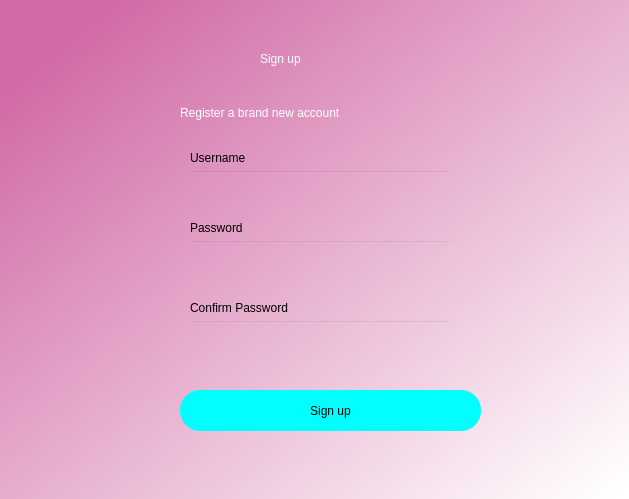
<?xml version="1.0" encoding="UTF-8"?>
<ui version="4.0">
 <class>Dialog</class>
 <widget class="QDialog" name="Dialog">
  <property name="geometry">
   <rect>
    <x>0</x>
    <y>0</y>
    <width>629</width>
    <height>499</height>
   </rect>
  </property>
  <property name="windowTitle">
   <string>Dialog</string>
  </property>
  <widget class="QWidget" name="bgwidget" native="true">
   <property name="geometry">
    <rect>
     <x>0</x>
     <y>0</y>
     <width>631</width>
     <height>501</height>
    </rect>
   </property>
   <property name="styleSheet">
    <string notr="true">QWidget#bgwidget{
background:qlineargradient(spread:pad, x1:0.091, y1:0.102, x2:0.991, y2:0.977, stop:0 rgba(209, 107, 165, 255), stop:1 rgba(255, 255, 255, 255));}</string>
   </property>
   <widget class="QLabel" name="label">
    <property name="geometry">
     <rect>
      <x>260</x>
      <y>30</y>
      <width>192</width>
      <height>58</height>
     </rect>
    </property>
    <property name="styleSheet">
     <string notr="true">font: 36pt &quot;MS Shell Dlg 2&quot;;color:rgb(255, 255, 255)</string>
    </property>
    <property name="text">
     <string>Sign up</string>
    </property>
   </widget>
   <widget class="QLabel" name="label_2">
    <property name="geometry">
     <rect>
      <x>180</x>
      <y>100</y>
      <width>300</width>
      <height>25</height>
     </rect>
    </property>
    <property name="styleSheet">
     <string notr="true">font: 16pt &quot;MS Shell Dlg 2&quot;;color:rgb(255, 255, 255)</string>
    </property>
    <property name="text">
     <string>Register a brand new account</string>
    </property>
   </widget>
   <widget class="QPushButton" name="signup">
    <property name="geometry">
     <rect>
      <x>180</x>
      <y>390</y>
      <width>301</width>
      <height>41</height>
     </rect>
    </property>
    <property name="styleSheet">
     <string notr="true">border-radius:20px;
font: 14pt &quot;MS Shell Dlg 2&quot;;
background-color: rgb(0, 255, 255);
</string>
    </property>
    <property name="text">
     <string>Sign up</string>
    </property>
   </widget>
   <widget class="QLineEdit" name="emailfield">
    <property name="geometry">
     <rect>
      <x>190</x>
      <y>170</y>
      <width>261</width>
      <height>31</height>
     </rect>
    </property>
    <property name="styleSheet">
     <string notr="true">background-color:rgba(0,0,0,0);
font: 12pt &quot;MS Shell Dlg 2&quot;;</string>
    </property>
   </widget>
   <widget class="QLineEdit" name="passwordfield">
    <property name="geometry">
     <rect>
      <x>190</x>
      <y>240</y>
      <width>261</width>
      <height>31</height>
     </rect>
    </property>
    <property name="styleSheet">
     <string notr="true">background-color:rgba(0,0,0,0);
font: 12pt &quot;MS Shell Dlg 2&quot;;</string>
    </property>
   </widget>
   <widget class="QLabel" name="label_3">
    <property name="geometry">
     <rect>
      <x>190</x>
      <y>150</y>
      <width>61</width>
      <height>16</height>
     </rect>
    </property>
    <property name="styleSheet">
     <string notr="true">font: 10pt &quot;MS Shell Dlg 2&quot;;</string>
    </property>
    <property name="text">
     <string>Username</string>
    </property>
   </widget>
   <widget class="QLabel" name="label_4">
    <property name="geometry">
     <rect>
      <x>190</x>
      <y>220</y>
      <width>61</width>
      <height>16</height>
     </rect>
    </property>
    <property name="styleSheet">
     <string notr="true">font: 10pt &quot;MS Shell Dlg 2&quot;;</string>
    </property>
    <property name="text">
     <string>Password</string>
    </property>
   </widget>
   <widget class="QLabel" name="error">
    <property name="geometry">
     <rect>
      <x>190</x>
      <y>360</y>
      <width>261</width>
      <height>16</height>
     </rect>
    </property>
    <property name="styleSheet">
     <string notr="true">font: 12pt &quot;MS Shell Dlg 2&quot;;color:red;</string>
    </property>
    <property name="text">
     <string/>
    </property>
   </widget>
   <widget class="QLineEdit" name="confirmpasswordfield">
    <property name="geometry">
     <rect>
      <x>190</x>
      <y>320</y>
      <width>261</width>
      <height>31</height>
     </rect>
    </property>
    <property name="styleSheet">
     <string notr="true">background-color:rgba(0,0,0,0);
font: 12pt &quot;MS Shell Dlg 2&quot;;</string>
    </property>
   </widget>
   <widget class="QLabel" name="label_6">
    <property name="geometry">
     <rect>
      <x>190</x>
      <y>300</y>
      <width>104</width>
      <height>16</height>
     </rect>
    </property>
    <property name="styleSheet">
     <string notr="true">font: 10pt &quot;MS Shell Dlg 2&quot;;</string>
    </property>
    <property name="text">
     <string>Confirm Password</string>
    </property>
   </widget>
  </widget>
 </widget>
 <resources/>
 <connections/>
</ui>
